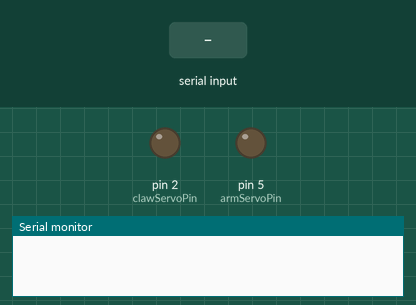
A sketch run on a simulated Arduino Uno, built with avr-gcc and run on an emulated ATmega328P. Parts: output pins drawn as LEDs (lit = HIGH), the last lines printed to the serial monitor. The inputs (shaded band) are chosen by the test bench.

Above: at 1.2 s.
1.3 s: "90,45\n" received over Serial
At 2.3 s:
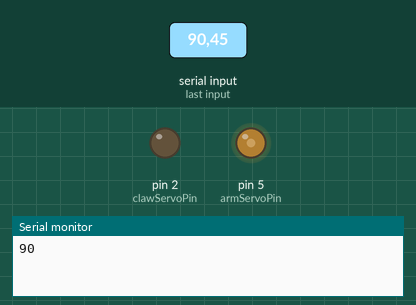
2.8 s: "30,150\n" received over Serial
At 3.6 s:
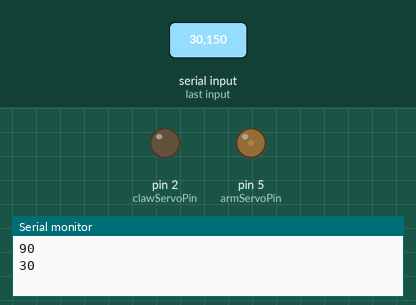
4.3 s: "200\n" received over Serial
At 5.5 s:
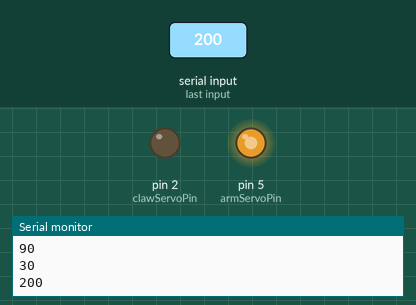
5.8 s: "90\n" received over Serial
At 6.7 s:
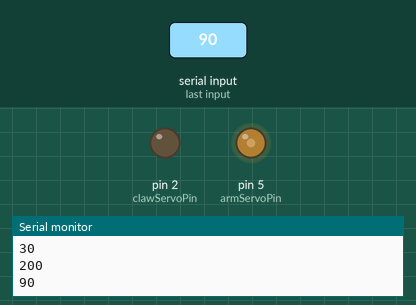
Timing chart, 0 to 8.3 s (numbered marks = the images above; inputs shaded):
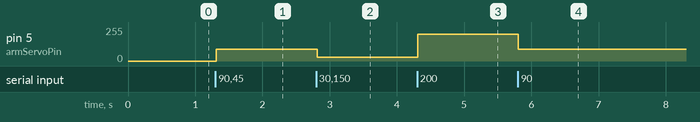

The sketch:

dc_motorPWM3.ino
```cpp
/*
Мотор 393 подключен через Motor Controller 29
вместо библиотеки Servo, которая блокирует порт M1(46,45)
мы управляем вращением двигателея через ШИМ (PWM)
командой
analogWrite (armServoPin, valueInt);

,где:
armServoPin - порт управления Motor Controller 29

valueInt задает вращение:
122-184 по часовой
188 - стоп
192-254 против часовой
*/


//порт, к которому подключён мотор Arm через Motor Controller 29
const int armServoPin = 5;
//порт, к которому подключён мотор Claw через Motor Controller 29
const int clawServoPin = 2;

void setup() {

  //инициализируем соединение с ПК по последовательному порту
  //со скоростью 9600 бод
  Serial.begin(9600);

  //конфигурируем пины порта М1 на вывод сигнала
  pinMode(armServoPin, OUTPUT);
  pinMode(clawServoPin, OUTPUT);
}
void loop() {

    String s = "";

  while (Serial.available() > 0){ //Если пришли данные, то записать в переменную s
    char c = Serial.read();
    s += c;
    delay(2);  //ОБЯЗАТЕЛЬНАЯ ПАУЗА для разделения сообщений
  }
  if (s!=""){
    int valueInt = s.toInt(); //Переводим значение в int
    Serial.println(valueInt);
    analogWrite (armServoPin, valueInt);
    delay(500);
  }
}
```

Measured:
- after the input at 1.3 s, pin 5 (armServoPin): 0/255 → 90/255 at once
- after the input at 2.8 s, pin 5 (armServoPin): 90/255 → 30/255 at once
- after the input at 4.3 s, pin 5 (armServoPin): 30/255 → 200/255 at once
- after the input at 5.8 s, pin 5 (armServoPin): 200/255 → 90/255 at once
